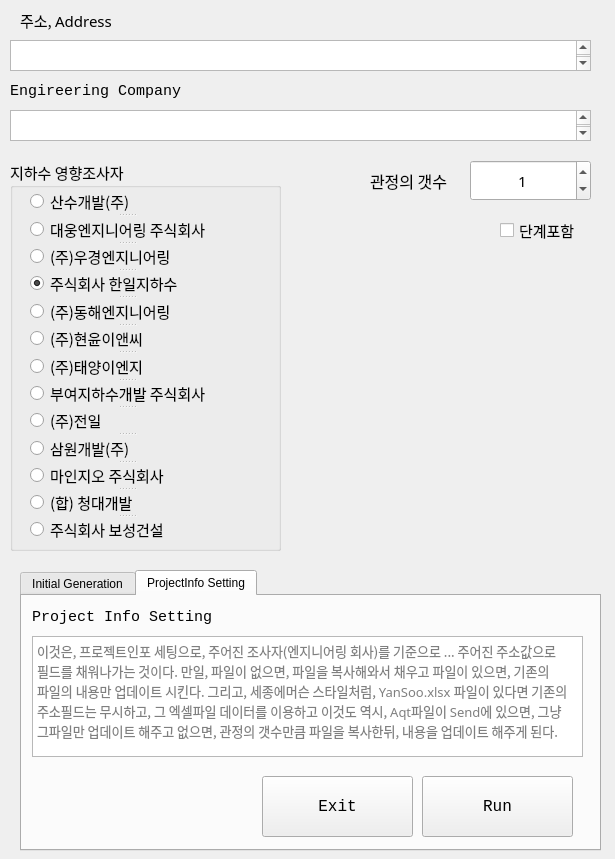
<?xml version="1.0" encoding="UTF-8"?>
<ui version="4.0">
 <class>MainWindow</class>
 <widget class="QMainWindow" name="MainWindow">
  <property name="geometry">
   <rect>
    <x>0</x>
    <y>0</y>
    <width>615</width>
    <height>859</height>
   </rect>
  </property>
  <property name="windowTitle">
   <string>MainWindow</string>
  </property>
  <widget class="QWidget" name="centralwidget">
   <widget class="QTabWidget" name="tabWidget">
    <property name="geometry">
     <rect>
      <x>20</x>
      <y>570</y>
      <width>581</width>
      <height>281</height>
     </rect>
    </property>
    <property name="sizePolicy">
     <sizepolicy hsizetype="Maximum" vsizetype="Maximum">
      <horstretch>0</horstretch>
      <verstretch>0</verstretch>
     </sizepolicy>
    </property>
    <property name="tabPosition">
     <enum>QTabWidget::North</enum>
    </property>
    <property name="tabShape">
     <enum>QTabWidget::Rounded</enum>
    </property>
    <property name="currentIndex">
     <number>1</number>
    </property>
    <property name="iconSize">
     <size>
      <width>32</width>
      <height>32</height>
     </size>
    </property>
    <property name="elideMode">
     <enum>Qt::ElideLeft</enum>
    </property>
    <widget class="QWidget" name="tab_1">
     <attribute name="title">
      <string>Initial Generation</string>
     </attribute>
     <widget class="QTextEdit" name="textEdit_3">
      <property name="geometry">
       <rect>
        <x>20</x>
        <y>50</y>
        <width>541</width>
        <height>31</height>
       </rect>
      </property>
      <property name="font">
       <font>
        <family>맑은 고딕</family>
        <pointsize>11</pointsize>
       </font>
      </property>
     </widget>
     <widget class="QLabel" name="label_4">
      <property name="geometry">
       <rect>
        <x>30</x>
        <y>20</y>
        <width>141</width>
        <height>21</height>
       </rect>
      </property>
      <property name="font">
       <font>
        <family>Consolas</family>
        <pointsize>11</pointsize>
       </font>
      </property>
      <property name="text">
       <string>Message</string>
      </property>
     </widget>
     <widget class="QPushButton" name="pushButton">
      <property name="geometry">
       <rect>
        <x>260</x>
        <y>180</y>
        <width>141</width>
        <height>61</height>
       </rect>
      </property>
      <property name="font">
       <font>
        <family>Consolas</family>
        <pointsize>12</pointsize>
       </font>
      </property>
      <property name="text">
       <string>Run</string>
      </property>
     </widget>
     <widget class="QPushButton" name="pushButton_2">
      <property name="geometry">
       <rect>
        <x>410</x>
        <y>180</y>
        <width>141</width>
        <height>61</height>
       </rect>
      </property>
      <property name="font">
       <font>
        <family>Consolas</family>
        <pointsize>12</pointsize>
       </font>
      </property>
      <property name="text">
       <string>Exit</string>
      </property>
     </widget>
    </widget>
    <widget class="QWidget" name="tab_2">
     <attribute name="title">
      <string>ProjectInfo Setting</string>
     </attribute>
     <widget class="QPushButton" name="pushButton_3">
      <property name="geometry">
       <rect>
        <x>400</x>
        <y>180</y>
        <width>151</width>
        <height>61</height>
       </rect>
      </property>
      <property name="font">
       <font>
        <family>Consolas</family>
        <pointsize>12</pointsize>
       </font>
      </property>
      <property name="text">
       <string>Run</string>
      </property>
     </widget>
     <widget class="QLabel" name="label_5">
      <property name="geometry">
       <rect>
        <x>10</x>
        <y>10</y>
        <width>491</width>
        <height>21</height>
       </rect>
      </property>
      <property name="font">
       <font>
        <family>Consolas</family>
        <pointsize>11</pointsize>
       </font>
      </property>
      <property name="text">
       <string>Project Info Setting</string>
      </property>
     </widget>
     <widget class="QTextEdit" name="textEdit_4">
      <property name="geometry">
       <rect>
        <x>10</x>
        <y>40</y>
        <width>551</width>
        <height>121</height>
       </rect>
      </property>
      <property name="font">
       <font>
        <family>D2Coding</family>
        <pointsize>10</pointsize>
       </font>
      </property>
      <property name="placeholderText">
       <string>이것은, 프로젝트인포 세팅으로, 주어진 조사자(엔지니어링 회사)를 기준으로 ... 주어진 주소값으로 필드를 채워나가는 것이다. 만일, 파일이 없으면, 파일을 복사해와서 채우고 파일이 있으면, 기존의 파일의 내용만 업데이트 시킨다. 그리고, 세종에머슨 스타일처럼, YanSoo.xlsx 파일이 있다면 기존의 주소필드는 무시하고, 그 엑셀파일 데이터를 이용하고 이것도 역시, Aqt파일이 Send에 있으면, 그냥 그파일만 업데이트 해주고 없으면, 관정의 갯수만큼 파일을 복사한뒤, 내용을 업데이트 해주게 된다.</string>
      </property>
     </widget>
     <widget class="QPushButton" name="pushButton_4">
      <property name="geometry">
       <rect>
        <x>240</x>
        <y>180</y>
        <width>151</width>
        <height>61</height>
       </rect>
      </property>
      <property name="font">
       <font>
        <family>Consolas</family>
        <pointsize>12</pointsize>
       </font>
      </property>
      <property name="text">
       <string>Exit</string>
      </property>
     </widget>
    </widget>
   </widget>
   <widget class="QTextEdit" name="textEdit">
    <property name="geometry">
     <rect>
      <x>10</x>
      <y>40</y>
      <width>581</width>
      <height>31</height>
     </rect>
    </property>
    <property name="font">
     <font>
      <family>맑은 고딕</family>
      <pointsize>11</pointsize>
     </font>
    </property>
   </widget>
   <widget class="QLabel" name="label">
    <property name="geometry">
     <rect>
      <x>20</x>
      <y>10</y>
      <width>141</width>
      <height>21</height>
     </rect>
    </property>
    <property name="font">
     <font>
      <family>D2Coding</family>
      <pointsize>11</pointsize>
     </font>
    </property>
    <property name="text">
     <string>주소, Address</string>
    </property>
   </widget>
   <widget class="QLabel" name="label_3">
    <property name="geometry">
     <rect>
      <x>10</x>
      <y>80</y>
      <width>191</width>
      <height>21</height>
     </rect>
    </property>
    <property name="font">
     <font>
      <family>Consolas</family>
      <pointsize>11</pointsize>
     </font>
    </property>
    <property name="text">
     <string>Engireering Company</string>
    </property>
   </widget>
   <widget class="QTextEdit" name="textEdit_2">
    <property name="geometry">
     <rect>
      <x>10</x>
      <y>110</y>
      <width>581</width>
      <height>31</height>
     </rect>
    </property>
    <property name="font">
     <font>
      <family>맑은 고딕</family>
      <pointsize>11</pointsize>
     </font>
    </property>
   </widget>
   <widget class="QGroupBox" name="groupBox">
    <property name="geometry">
     <rect>
      <x>10</x>
      <y>160</y>
      <width>271</width>
      <height>391</height>
     </rect>
    </property>
    <property name="font">
     <font>
      <family>D2Coding</family>
      <pointsize>11</pointsize>
     </font>
    </property>
    <property name="title">
     <string>지하수 영향조사자</string>
    </property>
    <widget class="QSplitter" name="splitter">
     <property name="geometry">
      <rect>
       <x>20</x>
       <y>30</y>
       <width>193</width>
       <height>351</height>
      </rect>
     </property>
     <property name="orientation">
      <enum>Qt::Vertical</enum>
     </property>
     <widget class="QRadioButton" name="radio1">
      <property name="font">
       <font>
        <family>맑은 고딕</family>
        <pointsize>11</pointsize>
       </font>
      </property>
      <property name="text">
       <string>산수개발(주)</string>
      </property>
     </widget>
     <widget class="QRadioButton" name="radio2">
      <property name="font">
       <font>
        <family>맑은 고딕</family>
        <pointsize>11</pointsize>
       </font>
      </property>
      <property name="text">
       <string>대웅엔지니어링 주식회사</string>
      </property>
     </widget>
     <widget class="QRadioButton" name="radio3">
      <property name="font">
       <font>
        <family>맑은 고딕</family>
        <pointsize>11</pointsize>
       </font>
      </property>
      <property name="text">
       <string>(주)우경엔지니어링</string>
      </property>
     </widget>
     <widget class="QRadioButton" name="radio4">
      <property name="font">
       <font>
        <family>맑은 고딕</family>
        <pointsize>11</pointsize>
       </font>
      </property>
      <property name="text">
       <string>주식회사 한일지하수</string>
      </property>
      <property name="checked">
       <bool>true</bool>
      </property>
     </widget>
     <widget class="QRadioButton" name="radio5">
      <property name="font">
       <font>
        <family>맑은 고딕</family>
        <pointsize>11</pointsize>
       </font>
      </property>
      <property name="text">
       <string>(주)동해엔지니어링</string>
      </property>
     </widget>
     <widget class="QRadioButton" name="radio6">
      <property name="font">
       <font>
        <family>맑은 고딕</family>
        <pointsize>11</pointsize>
       </font>
      </property>
      <property name="text">
       <string>(주)현윤이앤씨</string>
      </property>
     </widget>
     <widget class="QRadioButton" name="radio7">
      <property name="font">
       <font>
        <family>맑은 고딕</family>
        <pointsize>11</pointsize>
       </font>
      </property>
      <property name="text">
       <string>(주)태양이엔지</string>
      </property>
     </widget>
     <widget class="QRadioButton" name="radio8">
      <property name="font">
       <font>
        <family>맑은 고딕</family>
        <pointsize>11</pointsize>
       </font>
      </property>
      <property name="text">
       <string>부여지하수개발 주식회사</string>
      </property>
     </widget>
     <widget class="QRadioButton" name="radio9">
      <property name="font">
       <font>
        <family>맑은 고딕</family>
        <pointsize>11</pointsize>
       </font>
      </property>
      <property name="text">
       <string>(주)전일</string>
      </property>
     </widget>
     <widget class="QRadioButton" name="radio10">
      <property name="font">
       <font>
        <family>맑은 고딕</family>
        <pointsize>11</pointsize>
       </font>
      </property>
      <property name="text">
       <string>삼원개발(주)</string>
      </property>
      <property name="checked">
       <bool>false</bool>
      </property>
     </widget>
     <widget class="QRadioButton" name="radio11">
      <property name="font">
       <font>
        <family>맑은 고딕</family>
        <pointsize>11</pointsize>
       </font>
      </property>
      <property name="text">
       <string>마인지오 주식회사</string>
      </property>
     </widget>
     <widget class="QRadioButton" name="radio12">
      <property name="font">
       <font>
        <family>맑은 고딕</family>
        <pointsize>11</pointsize>
       </font>
      </property>
      <property name="text">
       <string>(합) 청대개발</string>
      </property>
     </widget>
     <widget class="QRadioButton" name="radio13">
      <property name="font">
       <font>
        <family>맑은 고딕</family>
        <pointsize>11</pointsize>
       </font>
      </property>
      <property name="text">
       <string>주식회사 보성건설</string>
      </property>
     </widget>
    </widget>
   </widget>
   <widget class="QLabel" name="label_2">
    <property name="geometry">
     <rect>
      <x>370</x>
      <y>170</y>
      <width>91</width>
      <height>21</height>
     </rect>
    </property>
    <property name="font">
     <font>
      <family>D2Coding</family>
      <pointsize>12</pointsize>
     </font>
    </property>
    <property name="text">
     <string>관정의 갯수</string>
    </property>
   </widget>
   <widget class="QCheckBox" name="checkBox">
    <property name="geometry">
     <rect>
      <x>500</x>
      <y>220</y>
      <width>81</width>
      <height>20</height>
     </rect>
    </property>
    <property name="font">
     <font>
      <family>D2Coding</family>
      <pointsize>11</pointsize>
     </font>
    </property>
    <property name="text">
     <string>단계포함</string>
    </property>
   </widget>
   <widget class="QSpinBox" name="spinBox">
    <property name="geometry">
     <rect>
      <x>470</x>
      <y>160</y>
      <width>121</width>
      <height>41</height>
     </rect>
    </property>
    <property name="font">
     <font>
      <family>D2Coding</family>
      <pointsize>11</pointsize>
     </font>
    </property>
    <property name="alignment">
     <set>Qt::AlignCenter</set>
    </property>
    <property name="buttonSymbols">
     <enum>QAbstractSpinBox::UpDownArrows</enum>
    </property>
    <property name="showGroupSeparator" stdset="0">
     <bool>false</bool>
    </property>
    <property name="value">
     <number>1</number>
    </property>
   </widget>
  </widget>
 </widget>
 <resources/>
 <connections/>
</ui>
